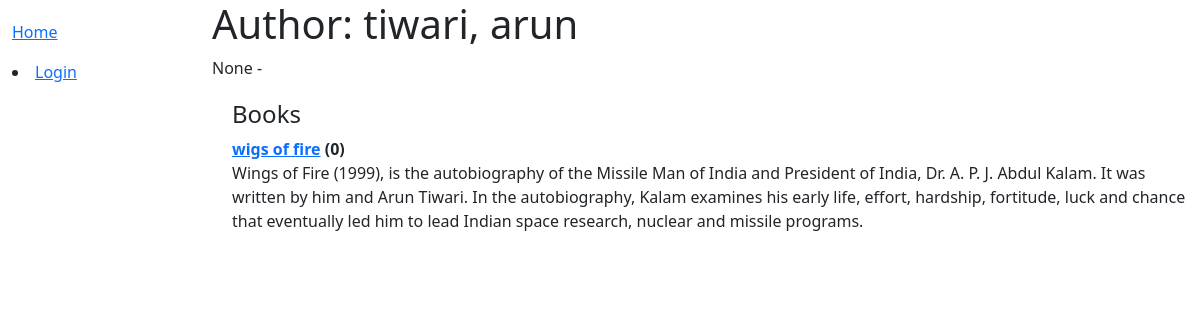
/catalog/author/2, run on the app's committed database.
### catalog/models.py (models this page shows, shortened)
class Author(models.Model):
    first_name = models.CharField(max_length=100)
    last_name = models.CharField(max_length=100)
    date_of_birth = models.DateField(null=True, blank=True)
    date_of_death = models.DateField('Died', null=True, blank=True)
    class Meta:
        ordering = ['last_name', 'first_name']
    def __str__(self):
        return f'{self.last_name}, {self.first_name}'

class Book(models.Model):
    title = models.CharField(max_length=200)
    author = models.ForeignKey('Author', on_delete=models.SET_NULL, null=True)
    summary = models.TextField(max_length=1000, help_text='Enter a brief description of the book')
    isbn = models.CharField('ISBN', max_length=13, unique=True,
                             help_text='13 Character <a href="https://www.isbn-international.org/content/what-isbn">ISBN number</a>')
    genre = models.ManyToManyField(Genre, help_text='Select a genre for this book')
    def __str__(self):
        return self.title

### catalog/views.py (the view)
# urls.py: path('author/<int:pk>', views.AuthorDetailView.as_view(), name='author-detail'),
class AuthorDetailView(generic.DetailView):
    model = Author

### catalog/templates/catalog/author_detail.html
{% extends "base_generic.html" %}
{% block content %}
<h1>Author: {{ author }} </h1>
<p>{{author.date_of_birth}} - {% if author.date_of_death %}{{author.date_of_death}}{% endif %}</p>
<div style="margin-left:20px;margin-top:20px">
<h4>Books</h4>
<dl>
{% for book in author.book_set.all %}
  <dt><a href="{% url 'book-detail' book.pk %}">{{book}}</a> ({{book.bookinstance_set.all.count}})</dt>
  <dd>{{book.summary}}</dd>
{% endfor %}
</dl>
</div>
{% endblock %}

### data on the page
Author: date_of_birth "None"
Book: title "wigs of fire", bookinstance_set.all.count "0", summary "Wings of Fire (1999), is the autobiography of the Missile Man of India and President of India, Dr. A. P. J. Abdul Kalam. It was written by him and Arun Tiwari. In the autobiography, Kalam examines his early life, effort, hardship, fortitude, luck and chance that eventually led him to lead Indian space research, nuclear and missile programs."
